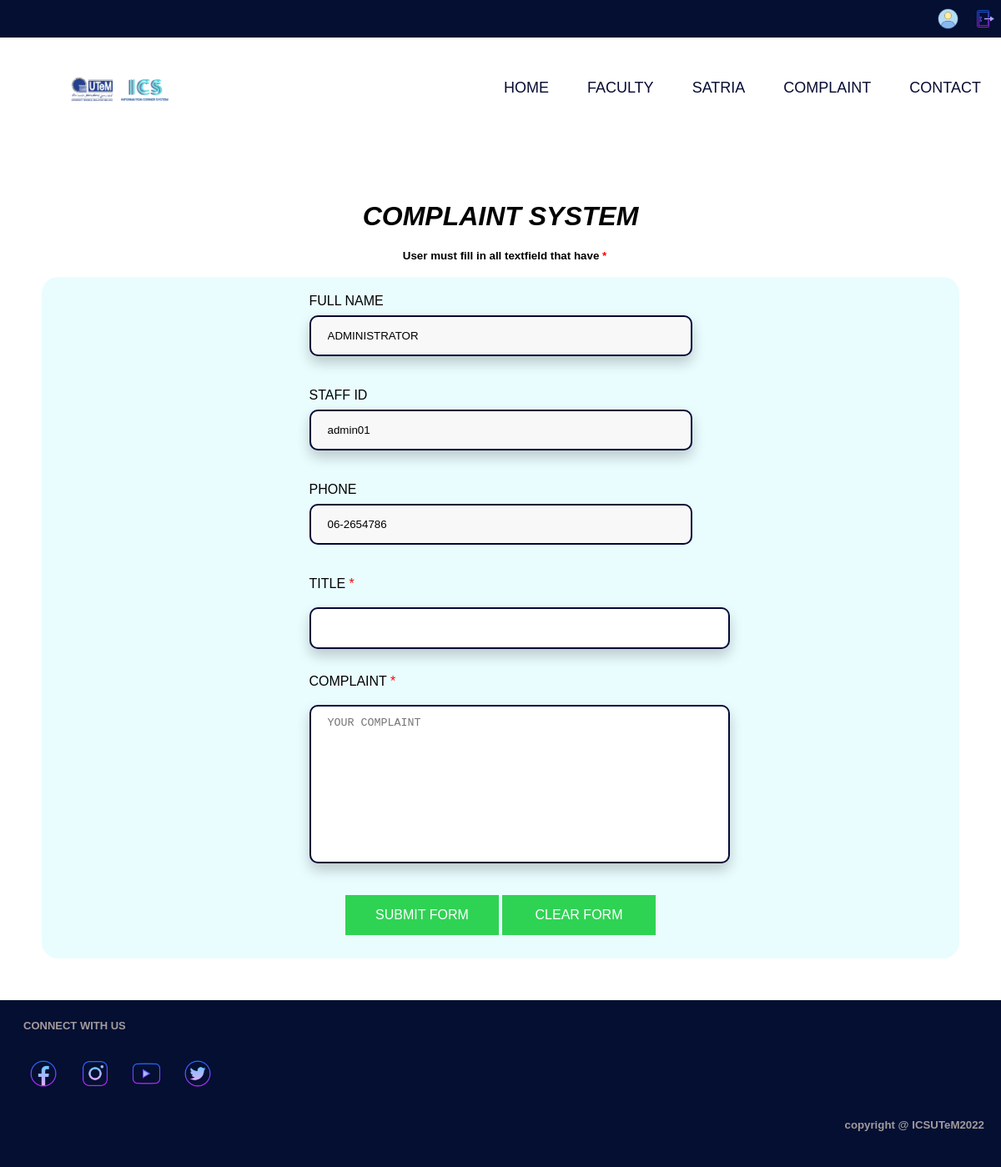
The page /complaintST.php (signed in) on the database its author committed.
### tables this page shows
CREATE TABLE `user` (
  `id` int(5) NOT NULL,
  `name` varchar(50) NOT NULL,
  `no_matrik` varchar(20) NOT NULL,
  `no_ic` varchar(20) NOT NULL,
  `email` varchar(50) NOT NULL,
  `phone` varchar(30) NOT NULL,
  `kategori` varchar(10) NOT NULL,
  `password` varchar(20) NOT NULL
);

### complaintST.php (the view, shortened to what this page needs)
<?php
include("head.php");
include ('database/connect.php');
?>
<link rel="stylesheet" href="css/complaint.css">
<html>
  <body>
  <h1 class="text1_3">COMPLAINT SYSTEM</h1>
    <h4 class="text2">User <bold>must </bold>fill in all textfield that have <font color=red>*</font></h4>
    <section class="sec1">
        <table border="0" cellspacing="10" cellpadding="10" class="table">
          <form method = "post" action = "processST.php">
          <?php
                $userid= $_SESSION['no_matrik'];
                $password= $_SESSION['password'];
                $sql= "SELECT * FROM user where no_matrik ='$userid' and password= '$password'";
                $result = $conn->query($sql);
                if ($result->num_rows > 0) {
                    $row = $result->fetch_assoc();
                    echo "<tr><td>FULL NAME <input type='text' value='".$row['name']."'  class='nama' name='nama' readonly></td></tr>";
                    echo "<tr><td>STAFF ID  <input type='text' value='".$row['no_matrik']."'  class='matrik' name='matrik' readonly> </td> </tr>";
                    echo "<tr><td>PHONE  <input type='email' value='".$row['phone']."'  class='phone' name='phone' readonly></td> </tr>";
                }
                ?>
            <tr>
                <td colspan="2">TITLE <font color=red>*</font><p><textarea class="title" name="title" required></textarea></p></td>
            </tr>
            <tr>
                <td colspan="2">COMPLAINT <font color=red>*</font><p><textarea rows="10" cols="50" placeholder="YOUR COMPLAINT" class="complaint" name="complaint" required></textarea></p></td>
            </tr>
            <tr>
              <td colspan="2">  <center><input type="submit" name="submit" value="SUBMIT FORM"> <input type="reset" value="CLEAR FORM"></center></td>
            </tr>
            </form>
        </table>
    </section>
  </body>
  <footer>
</footer>
</html>

### css/fhead.css (style rules this page uses)
body { margin: 0%; }

### css/complaint.css (style rules this page uses)
.text1_3 { font-family:Verdana, Geneva, Tahoma, sans-serif; font-style: oblique; text-align: center; }
.text2 { font-family: Arial, Helvetica, sans-serif; font-size: 10pt; margin-left: 10px; text-align: center; }
.table { margin-left: auto; margin-right: auto; font-family:-apple-system, BlinkMacSystemFont, 'Segoe UI', Roboto, Oxygen, Ubuntu, Cantarell, 'Open Sans', 'Helvetica Neue', sans-serif; color: rgb(0, 0, 0); }
input { width: 100%; padding: 15px 20px; margin: 8px 0; }
.table { margin-left: auto; margin-right: auto; font-family:Arial, Helvetica, sans-serif; font-size: 12pt; color: rgb(0, 0, 0); }
input[type=submit] , [type=reset] { width:40%; font-family: Arial, Helvetica, sans-serif; font-size: medium; color: white; background-color: rgb(47, 211, 83); border: 1px ; }
input[type=text] { background-color: #f8f8f8; border: 2px solid rgb(4, 8, 54); border-radius: 10px; box-shadow: 0 8px 16px 0 rgba(0,0,0,0.2); }
p { text-align: center; font-size: larger; font-family: -apple-system, BlinkMacSystemFont, 'Segoe UI', Roboto, Oxygen, Ubuntu, Cantarell, 'Open Sans', 'Helvetica Neue', sans-serif; }
textarea { width: 110%; height: 190px; padding: 12px 20px; box-sizing: border-box; border: 2px solid rgb(4, 8, 54); border-radius: 10px; background-color: #ffffff; resize: none; box-shadow: 0 8px 16px 0 rgba(0,0,0,0.2); }
textarea.title { width: 110%; height: 50px; padding: 12px 20px; box-sizing: border-box; border: 2px solid rgb(4, 8, 54); border-radius: 10px; background-color: #ffffff; resize: none; box-shadow: 0 8px 16px 0 rgba(0,0,0,0.2); }
section { background-color: #e9fcfe; margin-left: 50px; margin-right: 50px; margin-bottom: 50px; border-radius: 20px; }
footer { background-color: rgb(4, 15, 50); padding: 10px; margin-left: auto; margin-right: auto; }
input[type=email] { background-color: #f8f8f8; border: 2px solid rgb(4, 8, 54); border-radius: 10px; }

### css/footer.css (style rules this page uses)
.button { width: 1cm; padding: 10px; }
footer.rr { background-color: rgb(4, 15, 50); }
.text1 { margin-left: 5px; color: rgb(162, 155, 155); font-size: small; font-family: Arial, Helvetica, sans-serif; }
h5 { font-family: Arial, Helvetica, sans-serif; color: rgb(162, 155, 155); text-align: right; }

### rows shown on the page
user: nama "ADMINISTRATOR", matrik "admin01", phone "06-2654786"
